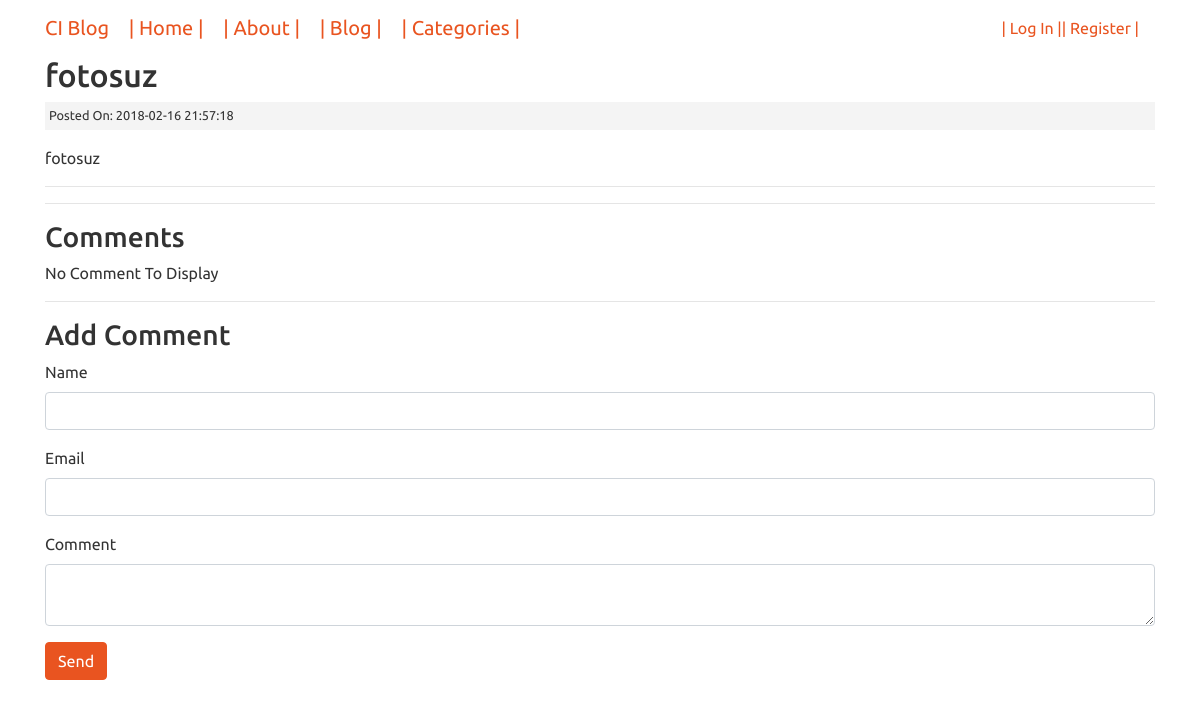
The app's page /posts/fotosuz with its own data.
### tables this page shows
CREATE TABLE `posts` (
  `id` int(11) NOT NULL,
  `category_id` int(11) NOT NULL,
  `user_id` int(11) NOT NULL,
  `title` varchar(255) NOT NULL,
  `slug` varchar(255) NOT NULL,
  `body` text NOT NULL,
  `post_image` varchar(255) NOT NULL,
  `created_at` timestamp NOT NULL DEFAULT CURRENT_TIMESTAMP
);

### application/controllers/Posts.php (called while the page is built, shortened)
<?php
class Posts extends CI_Controller{
	public function __construct(){
        $this->load->helper(array('form', 'url'));
    }
	public function view($slug=NULL){
		$data['post'] = $this->Post_Model->get_posts($slug);
		$post_id = $data['post']['id'];
		$data['comments'] = $this->Comment_Model->get_comments($post_id);
		$data['title'] = $data['post']['title'];
		$this->load->view('templates/header');
		$this->load->view('posts/view',$data);
		$this->load->view('templates/footer');
	}
}

### index.php (called while the page is built, shortened)
<?php
require_once BASEPATH.'core/CodeIgniter.php';

### application/models/Post_Model.php (called while the page is built, shortened)
<?php
class Post_Model extends CI_Model{
	public function get_posts($slug = FALSE,$limit = FALSE,$offset = FALSE){
		$query = $this->db->get_where('posts',array('slug'=>$slug));
		return $query->row_array();
	}
}

### application/views/posts/view.php (the view, shortened to what this page needs)
<h2><?php echo $post['title']; ?></h2>
<small class="post-date">Posted On: <?php echo $post['created_at']; ?></small>
<div class="post-body">
<p><?php echo $post['body']; ?></p>
</div>
<hr>
<hr>
<h3>Comments</h3>
<?php if($comments): ?>
<?php foreach($comments as $comment): ?>
<div class="well">
<h5><?php echo $comment['body']; ?> [by <strong><?php echo $comment['name']; ?></strong>]</h5>
</div>
<?php endforeach; ?>
<?php else: ?>
<p>No Comment To Display</p>
<?php endif; ?>
<hr>
<h3>Add Comment</h3>
<?php echo form_open('comments/create/'.$post['id']); ?>
<div class="form-group">
<label>Name</label>
<input type="text" name="name" class="form-control">
</div>
<div class="form-group">
<label>Email</label>
<input type="email" name="email" class="form-control">
</div>
<div class="form-group">
<label>Comment</label>
<textarea name="body" class="form-control"></textarea>
</div>
<button type="submit" class="btn btn-primary">Send</button>
<?php echo form_close(); ?>

### assets/css/style.css (style rules this page uses)
.post-date { background: #f4f4f4; padding: 4px; margin: 3px 0; display: block; }

### records on screen
posts: title "fotosuz", created_at "2018-02-16 21:57:18", body "fotosuz"
